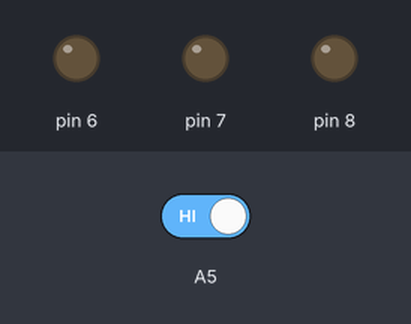
The sketch below on a simulated Arduino Uno, built with avr-gcc and run on an emulated ATmega328P. Parts: output pins drawn as LEDs (lit = HIGH). The inputs (shaded band) are chosen by the test bench; at power-on: A5 HIGH.

Above: at 1.2 s.
1.3 s: A5 driven LOW
At 2.1 s:
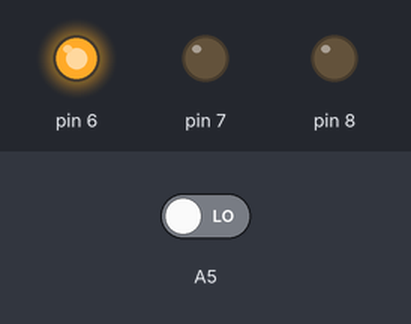
At 4.1 s:
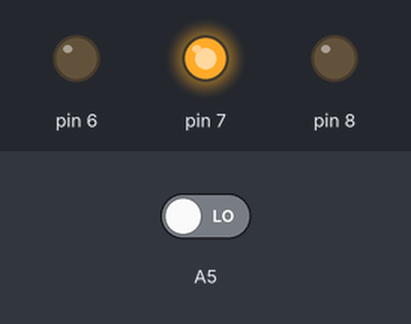
7.3 s: A5 driven HIGH
At 8.4 s:
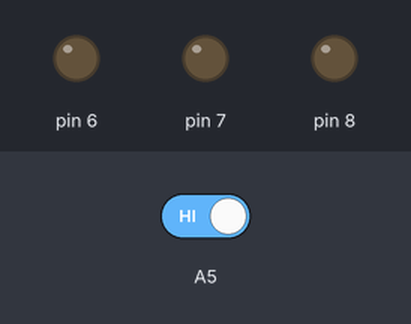
Timing chart, 0 to 10.3 s (numbered marks = the images above; inputs shaded):
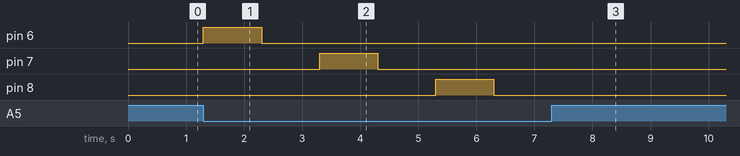

The sketch:

Blink3.ino
```cpp
// Bailey Stout ECE 1895 Assignment #15 - Introduction to Git

// One time setup
void setup() {
  pinMode(6, OUTPUT);
  pinMode(7, OUTPUT);
  pinMode(8, OUTPUT);
  pinMode(A5, INPUT);
}

// Loop through
void loop() {
    if (digitalRead(A5) == LOW) {
        digitalWrite(6, HIGH);
        delay(1000);
        digitalWrite(6, LOW);
        delay(1000);
        digitalWrite(7, HIGH);
        delay(1000);
        digitalWrite(7, LOW);
        delay(1000);
        digitalWrite(8, HIGH);
        delay(1000);
        digitalWrite(8, LOW);
        delay(1000);
    }
}
// Jack Bonney Assignment 15
// Connor Murray was here!
```

Measured:
- after the input at 1.3 s, pin 6: LOW → HIGH at once, → LOW 1.0 s later; pin 7: LOW → HIGH after 2.0 s, → LOW 1.0 s later; pin 8: LOW → HIGH after 4.0 s, → LOW 1.0 s later
- after the input at 7.3 s, pin 6: stops changing and stays LOW; pin 7: stays LOW (without the input it goes to HIGH after 2.0 s); pin 8: stays LOW (without the input it goes to HIGH after 4.0 s)
